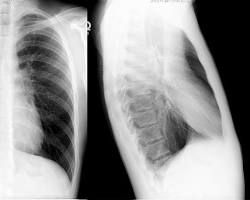
#> input picture dataset/Emphysema/Emphysema.jpeg, 250 x 200 px; its folder holds only this picture in this run
$ python train_classification_svm.py
#> lines starting #> are read from the running program, lines starting #| are printed output that depends on the picture
### features/feature_extraction.py
import numpy as np # type: ignore
import os
from skimage.feature import hog  # type: ignore
from skimage import transform # type: ignore
from skimage import io as skimage_io # type: ignore

try:
    import cv2  # type: ignore
    _HAS_CV2 = True
except Exception:
    cv2 = None
    _HAS_CV2 = False

def _read_and_resize(image_path, size=(128, 128)):
    # Pehle check karein ki file exist karti hai ya nahi
#> called with image_path = 'dataset/Emphysema/Emphysema.jpeg', size = (128, 128)
    if not os.path.exists(image_path):
        raise FileNotFoundError(f"Image nahi mili is path par: {image_path}")

    # --- LINE 18 FIX: OpenCV Logic ---
    if _HAS_CV2 and cv2 is not None:
        img = cv2.imread(str(image_path), cv2.IMREAD_GRAYSCALE)
#> img is the input picture: shape (200, 250); min 0, max 255, mean 146.2
        if img is not None:
            return cv2.resize(img, size)
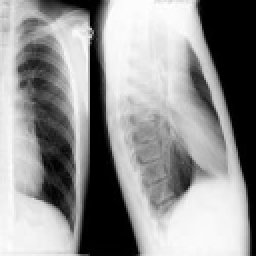
#> returned value: shape (128, 128) (shown 2 times larger); min 0, max 254, mean 146.1

    # --- LINE 18 FALLBACK: Agar OpenCV fail ho jaye toh Skimage chalega ---
    try:
        img = skimage_io.imread(image_path, as_gray=True)
        # resize float [0,1] return karta hai, use uint8 [0,255] mein convert karein
        img_resized = transform.resize(img, size, anti_aliasing=True)
        return (img_resized * 255).astype(np.uint8)
    except Exception as e:
        raise FileNotFoundError(f"Dono libraries image read nahi kar payi: {e}")

def extract_features(image_path):
    # --- LINE 40: Image data yahan preprocess hota hai ---
    img = _read_and_resize(image_path, (128, 128))

    # HOG features nikalna
    features = hog(
        img,
        orientations=9,
        pixels_per_cell=(8, 8),
        cells_per_block=(2, 2),
        block_norm='L2-Hys'
    )
#> features = 8100 values, max 0.704 at index 7200, min 0 at index 46, mean 0.105
    return features

### train_classification_svm.py
import os
from sklearn.svm import SVC
import joblib
from features.feature_extraction import extract_features

def load_data(path):
    X, y = [], []
    for label in os.listdir(path):
        folder = os.path.join(path, label)
        if not os.path.isdir(folder): continue
        for img in os.listdir(folder):
            X.append(extract_features(os.path.join(folder, img)))
            y.append(label)
#> pass 2 of the loop in load_data, `for label in os.listdir(path):`:
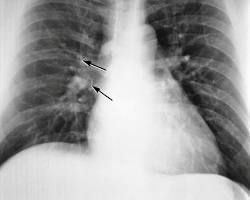
#> input picture dataset/edema/edema.jpeg, 250 x 200 px
#> in _read_and_resize (call 2), `return cv2.resize(img, size)`:
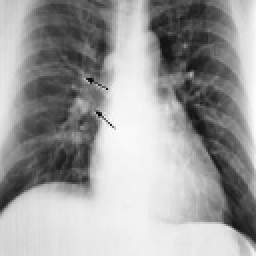
#> returned value: shape (128, 128) (shown 2 times larger); min 3, max 252, mean 157.5
#> pass 3 of the loop in load_data, `for label in os.listdir(path):`:
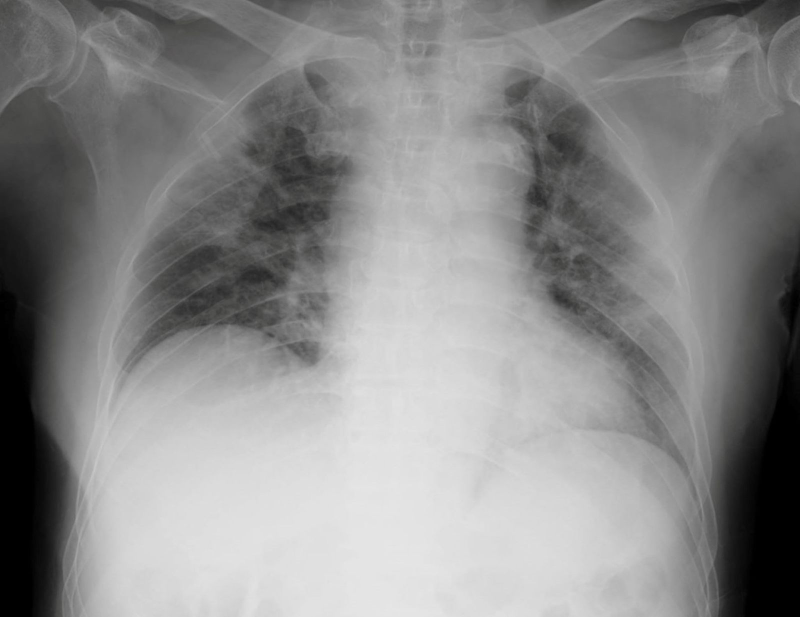
#> input picture dataset/hetero/sample.jpeg, 1600 x 1234 px (shown at 1/2 size)
#> img: shape (1234, 1600)
#> in _read_and_resize (call 3), `return cv2.resize(img, size)`:
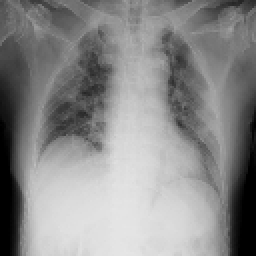
#> returned value: shape (128, 128) (shown 2 times larger); min 0, max 230, mean 137.8
#> the loop made 4 passes; the first 3 are shown
    return X, y

# Data load karo, train karo aur save karo
X, y = load_data("dataset")
svm = SVC()
svm.fit(X, y)
joblib.dump(svm, "models/classification_svm.pkl")
